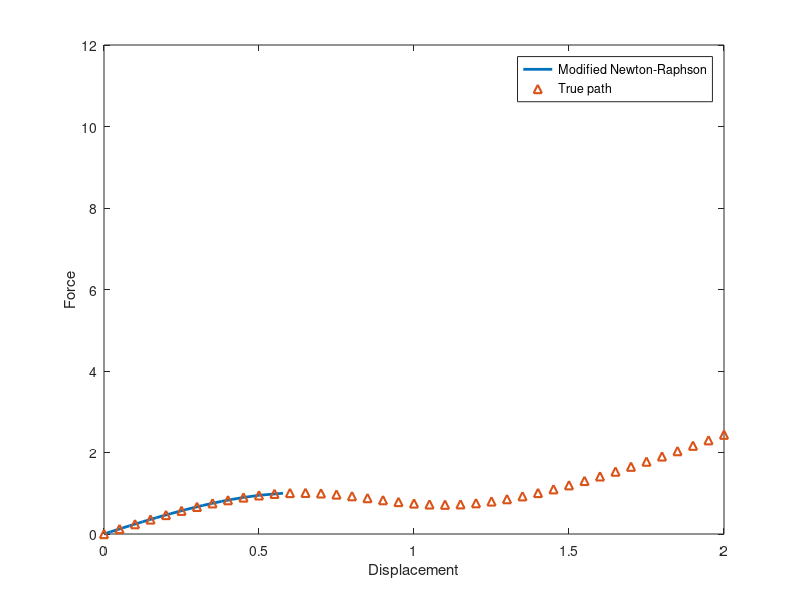

MATLAB code to generate this figure:
%% Exercise 1.1 c) Modified Newton-Raphson method

clc;
clear
close all;

load_steps = 200;
y0 = sind(60);                          % Initial angle
u = 0;                                  % Initial displacement
du = 0;                                 % Initial displacement
kbar = 1;                               % Initial given value
force_curve = zeros(load_steps, 1);     % Normalised force
ubar = zeros(load_steps, 1);            % Normalised diplacement
TOL = 1E-10;
duTOL = 1E-10;
f = 0;
df = 0.05;
f_int = 0;

for n = 1:load_steps
    disp(['Load Step: ', num2str(abs(n))]);
    
    f = f + df;
    iter = 1;
    res = f_int - f;
    
    Kt = 2*(1 + (y0^2-1)/((1-2*u*y0 + u^2)^(3/2))) + kbar;  % Initial tangent stiffness
    
    while abs(res) > TOL && abs(du) > duTOL || iter == 1
        disp(['Residual: ', num2str(abs(res))]);

        du = -res/Kt;
        u = u + du;
        
        lambda = sqrt(1 - 2*u*y0 + u^2);
        f_int = 2*(1/lambda - 1)*(y0-u) + kbar*u;
        
        % New states
        res = f_int - f;
        iter = 2;

    end
        
    force_curve(n+1) = f;     % Numerical force results from Euler Forward
    ubar(n+1) = u;            % Normalised displacement
end


Pbar = [];
u = 0:0.05:2;

for i = 1:length(u)        % True equilibrium path
    
    lambda = sqrt(1 - 2*u(i)*y0 + u(i)^2);
    p = 2*(1/lambda - 1)*(y0-u(i)) + kbar*u(i);
    
    Pbar = [Pbar; p];

end


figure(1)
p1 = plot(ubar, force_curve, 'LineWidth', 2);
hold on 
p2 = plot(u, Pbar, '^', 'LineWidth', 1.5);
hold off
xlabel('Displacement')
ylabel('Force')
legend([p1 p2], 'Modified Newton-Raphson', 'True path')
xlim([0 2])


